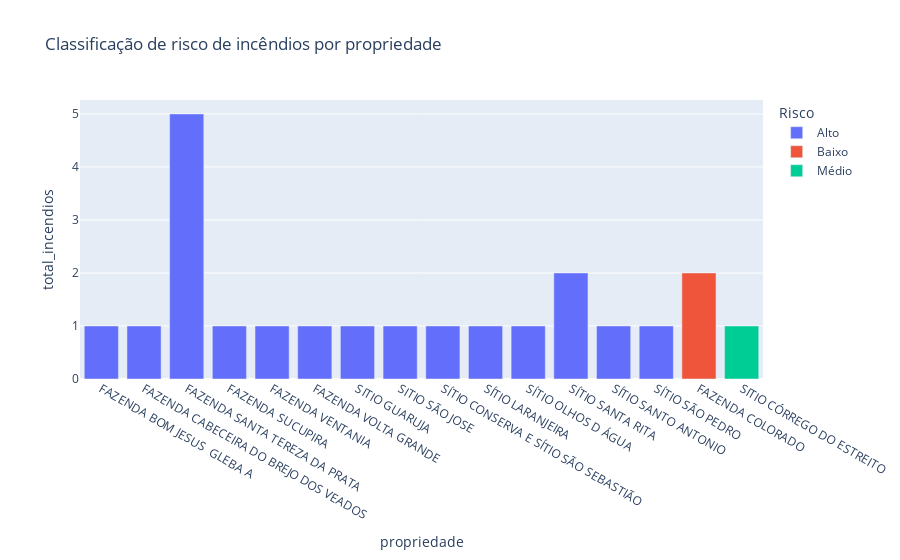

Notebook code for this chart:
### Code cell
import plotly.express as px

fig_risco = px.bar(resumo_incendios, x='propriedade', y='total_incendios', color='Risco', title="Classificação de risco de incêndios por propriedade")

fig_risco.show()

### Figure 1 — Plotly figure (JSON) as saved in the notebook; plotly's stock layout.template omitted (floating-point values rounded to 4 significant figures)
{"data": [{"alignmentgroup": "True", "hovertemplate": "Risco=Alto<br>propriedade=%{x}<br>total_incendios=%{y}<extra></extra>", "legendgroup": "Alto", "marker": {"color": "#636efa", "pattern": {"shape": ""}}, "name": "Alto", "offsetgroup": "Alto", "orientation": "v", "showlegend": true, "textposition": "auto", "type": "bar", "x": ["FAZENDA BOM JESUS  GLEBA A", "FAZENDA CABECEIRA DO BREJO DOS VEADOS", "FAZENDA SANTA TEREZA DA PRATA", "FAZENDA SUCUPIRA", "FAZENDA VENTANIA", "FAZENDA VOLTA GRANDE", "SITIO GUARUJA", "SITIO SÃO JOSE", "SÍTIO CONSERVA E SÍTIO SÃO SEBASTIÃO", "SÍTIO LARANJEIRA", "SÍTIO OLHOS D ÁGUA", "SÍTIO SANTA RITA", "SÍTIO SANTO ANTONIO", "SÍTIO SÃO PEDRO"], "xaxis": "x", "y": [1, 1, 5, 1, 1, 1, 1, 1, 1, 1, 1, 2, 1, 1], "yaxis": "y"}, {"alignmentgroup": "True", "hovertemplate": "Risco=Baixo<br>propriedade=%{x}<br>total_incendios=%{y}<extra></extra>", "legendgroup": "Baixo", "marker": {"color": "#EF553B", "pattern": {"shape": ""}}, "name": "Baixo", "offsetgroup": "Baixo", "orientation": "v", "showlegend": true, "textposition": "auto", "type": "bar", "x": ["FAZENDA COLORADO"], "xaxis": "x", "y": [2], "yaxis": "y"}, {"alignmentgroup": "True", "hovertemplate": "Risco=Médio<br>propriedade=%{x}<br>total_incendios=%{y}<extra></extra>", "legendgroup": "Médio", "marker": {"color": "#00cc96", "pattern": {"shape": ""}}, "name": "Médio", "offsetgroup": "Médio", "orientation": "v", "showlegend": true, "textposition": "auto", "type": "bar", "x": ["SITIO CÓRREGO DO ESTREITO"], "xaxis": "x", "y": [1], "yaxis": "y"}], "layout": {"barmode": "relative", "legend": {"title": {"text": "Risco"}, "tracegroupgap": 0}, "title": {"text": "Classificação de risco de incêndios por propriedade"}, "xaxis": {"anchor": "y", "domain": [0, 1], "title": {"text": "propriedade"}}, "yaxis": {"anchor": "x", "domain": [0, 1], "title": {"text": "total_incendios"}}}}
